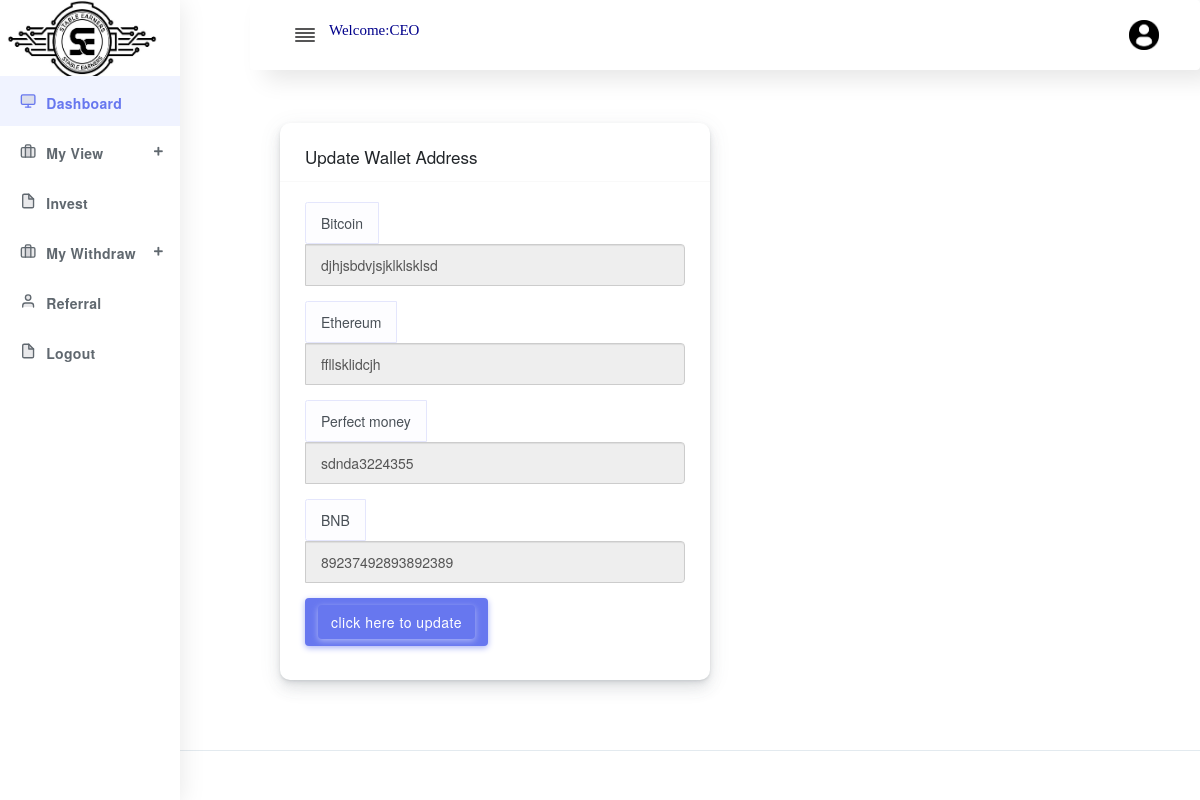
The page /verdieneglobal/admin/wallet_profile.php on the database its author committed.
### tables this page shows
CREATE TABLE `wallet` (
  `id` int(12) NOT NULL,
  `Bitcoin` varchar(121) NOT NULL,
  `Ethereum` varchar(121) NOT NULL,
  `Perfect` varchar(121) NOT NULL,
  `BNB` varchar(121) NOT NULL
);

### verdieneglobal/action/main_work.php (called while the page is built, shortened)
<?php
require_once ('DatabaseQueries.php');
$for = new main_work();
?>

### verdieneglobal/action/DatabaseQueries.php (called while the page is built, shortened)
<?php
trait DatabaseQueries
{
    var $host = 'localhost';
    var $dataBaseName = 'verdvsgo_database';
    var $userName = 'root';
    var $dataBasePassword = '';
    var $dbConnection;
    public function connectToDb()
    {
        $this->dbConnection = mysqli_connect($this->host, $this->userName, $this->dataBasePassword, $this->dataBaseName) or die(mysqli_error($this->dbConnection));
    }
    function runMysqliQuery(string $query): array
    {
        $result = mysqli_query($this->dbConnection, $query);
        if ($result) {
            return ['error_code' => 0, 'data' => $result];
        } else {
            return ['error_code' => 1, 'error' => mysqli_error($this->dbConnection)];
        }
    }
}

### verdieneglobal/admin/wallet_profile.php (the view, shortened to what this page needs)
<?php require_once ('../action/main_work.php')?>
<?php require_once "head_1.php"?>
<?php require_once ('herder_1.php')?>
<?php require_once ('sidebar_1.php')?>
<div class="main-content">
    <section class="section">
        <div class="section-body">
            <div class="row">
                <div class="col-12 col-md-6 col-lg-6">
                    <div class="card">
                        <div class="card-header">
                            <h4>Update Wallet Address</h4>
                        </div>
                        <form >
                            <div class="card-body">
                                <div class="form-group">
                                    <div class="input-group mb-2">
                                        <div class="input-group-prepend">
                                            <div class="input-group-text">Bitcoin</div>
                                        </div>
                                        <input type="text" class="form-control" id="inlineFormInputGroup"readonly name="Bitcoin" value="<?php  $details = $for->runMysqliQuery("SELECT * FROM wallet");
                                        $result = $details['data'];
                                        if(mysqli_num_rows($result) == 0) {
                                            return 'No Data was returned';
                                        }else {
                                            while ($row = mysqli_fetch_array($result)) {
                                                $output = $row[1];
                                            }
                                        }
                                        ?><?php echo $output;?>">
                                    </div>
                                </div>
                                <div class="form-group">
                                    <div class="input-group mb-2">
                                        <div class="input-group-prepend">
                                            <div class="input-group-text">Ethereum</div>
                                        </div>
                                        <input type="text" class="form-control" id="inlineFormInputGroup" readonly name="Ethereum" value="<?php  $details = $for->runMysqliQuery("SELECT * FROM wallet");
                                        $result = $details['data'];
                                        if(mysqli_num_rows($result) == 0) {
                                            return 'No Data was returned';
                                        }else {
                                            while ($row = mysqli_fetch_array($result)) {
                                                $output = $row[2];
                                            }
                                        }
                                        ?><?php echo $output;?>">
                                    </div>
                                </div>
                                <div class="form-group">
                                    <div class="input-group mb-2">
                                        <div class="input-group-prepend">
                                            <div class="input-group-text"> Perfect money</div>
                                        </div>
                                        <input type="text" class="form-control" id="inlineFormInputGroup" readonly name="Perfect" value="<?php  $details = $for->runMysqliQuery("SELECT * FROM wallet");
                                        $result = $details['data'];
                                        if(mysqli_num_rows($result) == 0) {
                                            return 'No Data was returned';
                                        }else {
                                            while ($row = mysqli_fetch_array($result)) {
                                                $output = $row[3];
                                            }
                                        }
                                        ?><?php echo $output;?>">
                                    </div>
                                </div>
                                <div class="form-group">
                                    <div class="input-group mb-2">
                                        <div class="input-group-prepend">
                                            <div class="input-group-text">BNB</div>
                                        </div>
                                        <input type="text" class="form-control" id="inlineFormInputGroup" readonly name="BNB" value="<?php  $details = $for->runMysqliQuery("SELECT * FROM wallet");
                                        $result = $details['data'];
                                        if(mysqli_num_rows($result) == 0) {
                                            return 'No Data was returned';
                                        }else {
                                            while ($row = mysqli_fetch_array($result)) {
                                                $output = $row[4];
                                            }
                                        }
                                        ?><?php echo $output;?>">
                                    </div>
                                </div>
                                <button class="btn btn-primary"> <div>
                                        <a class="btn btn-primary "href="wallet_update.php?userId=<?php  $details = $for->runMysqliQuery( "SELECT * FROM wallet");
                                        $result = $details['data'];
                                        if(mysqli_num_rows($result) == 0) {
                                            return 'No Data was returned';
                                        }else {
                                            while ($row = mysqli_fetch_array($result)) {
                                                $output = $row[0];
                                            }
                                        }
                                        ?><?php echo $output;?>">click here to update</a>
                                    </div></button>
                        </form>
                    </div>
                </div>
            </div>
        </div>
</div>
</div>
<?php require_once "footer_1.php"?>
<?php require_once ('script_1.php')?>

### rows shown on the page
wallet: Bitcoin "djhjsbdvjsjklklsklsd", Ethereum "ffllsklidcjh", Perfect "sdnda3224355", BNB "89237492893892389"
